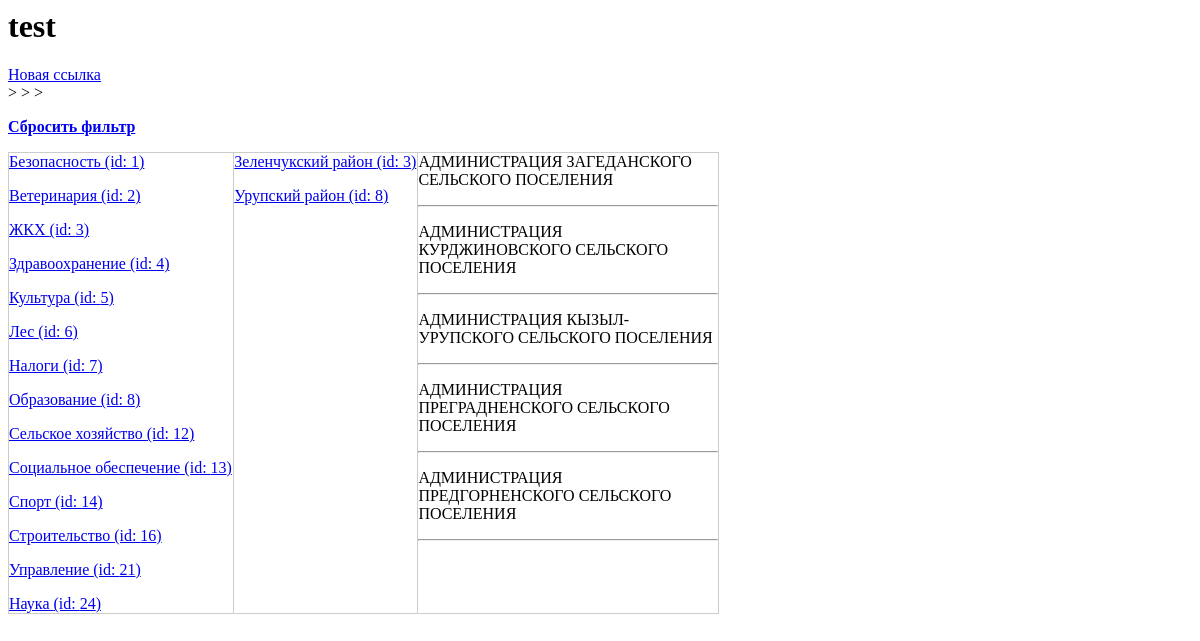
The page / on the database its author committed.
### rep_test_00/models.py (models this page shows, shortened)
class Otrasl(models.Model):
	name = models.CharField(max_length=50, verbose_name='Наименование')
	class Meta:
		verbose_name_plural = 'Отрасли'
		verbose_name = 'Отрасль'

class GorRayon(models.Model):
	region = models.ForeignKey(Regions, null=True, on_delete=models.PROTECT, verbose_name='Регион')
	name = models.CharField(max_length=50, verbose_name='Наименование')
	class Meta:
		verbose_name_plural = 'Города и(или) Районы'
		verbose_name = 'Город и(или) Район'

class Org(models.Model):
	otrasl = models.ForeignKey(Otrasl, null=True, on_delete=models.PROTECT, verbose_name='Отрасль')
	pod_otrasl = ChainedForeignKey(
        PodOtrasl,
        chained_field='otrasl',
        chained_model_field='otrasl',
        show_all=False,
        auto_choose=True,
        null=True,
        verbose_name='Подотрасль')
	region = models.ForeignKey(Regions, null=True, on_delete=models.PROTECT, verbose_name='Регион')
	rayon = ChainedForeignKey(
        GorRayon,
        chained_field='region',
        chained_model_field='region',
        show_all=False,
        auto_choose=True,
        null=True,
        verbose_name='Район')
	nsp = ChainedForeignKey(
        Nsp,
        chained_field='rayon',
        chained_model_field='rayon',
        show_all=False,
        auto_choose=True,
        null=True,
        verbose_name='Населенный пункт')
	inn = models.CharField(max_length=12, verbose_name='ИНН')
	name = models.CharField(max_length=300, verbose_name='Наименование')
	name_short = models.CharField(null=True, max_length=300, verbose_name='Сокращенное наименование')
	okved = models.CharField(null=True, max_length=8, verbose_name='ОКВЭД')
	okved_name = models.CharField(null=True, max_length=500, verbose_name='ОКВЭД наименование')
	class Meta:
		verbose_name_plural = 'Организации'
		verbose_name = 'Организация'

### rep_test_00/views.py (the view)
# urls.py: path('', index),
def index(request):
	Rayons = GorRayon.objects.filter(org__rayon__gt=0).distinct()
	Nsps = Nsp.objects.filter(org__nsp__gt=0).distinct()
	Otrasls = Otrasl.objects.filter(org__otrasl__gt=0).distinct()
	PodOtrasls = PodOtrasl.objects.filter(org__pod_otrasl__gt=0).distinct()
	Orgs = Org.objects.all()[:5]
	context = {'Rayons':Rayons, 'Nsps':Nsps, 'Otrasls':Otrasls, 'PodOtrasls':PodOtrasls, 'me_otr':ME_OTRASL_ID, 'me_podotr':ME_PODOTRASL_ID, 'me_ray': ME_RAYON_ID, 'me_nsp':ME_NSP_ID, 'Orgs':Orgs }
	return render(request, 'org_selector/index_1.html', context)

### rep_test_00/templates/org_selector/index_1.html (shortened to what this page needs)
{% load static %}
<html>
<head>
	<link rel="stylesheet" href="{% static 'org_selector/style.css'%}">
</head>
<body>
	<h1>test</h1>
	<div>
		<a href="/0/0/0/0/0/">Новая ссылка</a>
	</div>
	<div>
		{{ test.0 }} > {{ test.1 }} > {{ test.2 }} > {{ test.3 }}
		<p><a href="/0/0/0/0/"><strong>Сбросить фильтр</strong></a></p>
	</div>
	<div class="d-table">
	<div class="d-tr">
	<div class="d-td">
	{% for otrasl in Otrasls %}
		<p><a href="/{{otrasl.id}}/0/{{me_ray}}/{{me_nsp}}/">{{ otrasl.name }} (id: {{ otrasl.id }})</a></p>
	{% endfor %}
	</div>
	<div class="d-td">
	{% for rayon in Rayons %}
		<p><a href="/{{me_otr}}/{{me_podotr}}/{{rayon.id}}/0/">{{ rayon.name }} (id: {{ rayon.id }})</a></p>
	{% endfor %}
	</div>
	<div class="d-td basic">
		{% if Orgs.count > 0 %}
		{% for org in Orgs %}
			<p>{{ org.name }}</p>
			<hr>
		{% endfor %}
		{% else %}
			<p><strong><em>Нет данных ({{ test.0 }} > {{ test.1 }} > {{ test.2 }} > {{ test.3 }})!</em></strong></p>
		{% endif %}
	</div>
	</div>
	</div>
</body>
</html>

### rep_test_00/static/org_selector/style.css (style rules this page uses)
.d-table { display: table; width: 60%; border-collapse: collapse; }
.d-tr { display: table-row; }
.d-td { display: table-cell; border: none; border: 1px solid #ccc; }
.basic { width: 300px; }

### rows shown on the page
Otrasl: name "Безопасность", id "1"
Otrasl: name "Ветеринария", id "2"
Otrasl: name "ЖКХ", id "3"
Otrasl: name "Здравоохранение", id "4"
Otrasl: name "Культура", id "5"
Otrasl: name "Лес", id "6"
Otrasl: name "Налоги", id "7"
Otrasl: name "Образование", id "8"
Otrasl: name "Сельское хозяйство", id "12"
Otrasl: name "Социальное обеспечение", id "13"
Otrasl: name "Спорт", id "14"
Otrasl: name "Строительство", id "16"
Otrasl: name "Управление", id "21"
Otrasl: name "Наука", id "24"
GorRayon: name "Зеленчукский район", id "3"
GorRayon: name "Урупский район", id "8"
Org: name "АДМИНИСТРАЦИЯ ЗАГЕДАНСКОГО СЕЛЬСКОГО ПОСЕЛЕНИЯ"
Org: name "АДМИНИСТРАЦИЯ КУРДЖИНОВСКОГО СЕЛЬСКОГО ПОСЕЛЕНИЯ"
Org: name "АДМИНИСТРАЦИЯ КЫЗЫЛ-УРУПСКОГО СЕЛЬСКОГО ПОСЕЛЕНИЯ"
Org: name "АДМИНИСТРАЦИЯ ПРЕГРАДНЕНСКОГО СЕЛЬСКОГО ПОСЕЛЕНИЯ"
Org: name "АДМИНИСТРАЦИЯ ПРЕДГОРНЕНСКОГО СЕЛЬСКОГО ПОСЕЛЕНИЯ"
